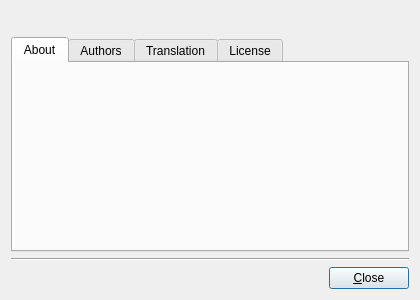
<?xml version="1.0" encoding="UTF-8"?>
<ui version="4.0">
 <class>AboutDlgBase</class>
 <widget class="QDialog" name="AboutDlgBase">
  <property name="geometry">
   <rect>
    <x>0</x>
    <y>0</y>
    <width>420</width>
    <height>300</height>
   </rect>
  </property>
  <property name="sizePolicy">
   <sizepolicy hsizetype="Preferred" vsizetype="Preferred">
    <horstretch>0</horstretch>
    <verstretch>0</verstretch>
   </sizepolicy>
  </property>
  <property name="windowTitle">
   <string>About Sim-IM</string>
  </property>
  <layout class="QGridLayout">
   <property name="margin">
    <number>11</number>
   </property>
   <item row="1" column="0" colspan="2">
    <widget class="QTabWidget" name="tabMain">
     <widget class="QWidget" name="tab">
      <attribute name="title">
       <string>About</string>
      </attribute>
      <layout class="QVBoxLayout">
       <property name="margin">
        <number>11</number>
       </property>
       <item>
        <widget class="TextShow" name="txtAbout" native="true"/>
       </item>
      </layout>
     </widget>
     <widget class="QWidget" name="tab">
      <attribute name="title">
       <string>Authors</string>
      </attribute>
      <layout class="QVBoxLayout">
       <property name="margin">
        <number>11</number>
       </property>
       <item>
        <widget class="TextShow" name="txtAuthors" native="true">
         <property name="sizePolicy">
          <sizepolicy hsizetype="Expanding" vsizetype="Expanding">
           <horstretch>0</horstretch>
           <verstretch>0</verstretch>
          </sizepolicy>
         </property>
        </widget>
       </item>
      </layout>
     </widget>
     <widget class="QWidget" name="tabTranslation">
      <attribute name="title">
       <string>Translation</string>
      </attribute>
      <layout class="QVBoxLayout">
       <property name="margin">
        <number>11</number>
       </property>
       <item>
        <widget class="TextShow" name="txtTranslations" native="true"/>
       </item>
      </layout>
     </widget>
     <widget class="QWidget" name="tab">
      <attribute name="title">
       <string>License</string>
      </attribute>
      <layout class="QVBoxLayout">
       <property name="margin">
        <number>11</number>
       </property>
       <item>
        <widget class="TextShow" name="txtLicence" native="true"/>
       </item>
      </layout>
     </widget>
    </widget>
   </item>
   <item row="2" column="0" colspan="2">
    <widget class="Line" name="Line2">
     <property name="frameShape">
      <enum>QFrame::HLine</enum>
     </property>
     <property name="frameShadow">
      <enum>QFrame::Sunken</enum>
     </property>
    </widget>
   </item>
   <item row="3" column="0" colspan="2">
    <layout class="QHBoxLayout">
     <item>
      <spacer name="Spacer2">
       <property name="orientation">
        <enum>Qt::Horizontal</enum>
       </property>
       <property name="sizeType">
        <enum>QSizePolicy::Expanding</enum>
       </property>
       <property name="sizeHint" stdset="0">
        <size>
         <width>20</width>
         <height>20</height>
        </size>
       </property>
      </spacer>
     </item>
     <item>
      <widget class="QPushButton" name="btnOK">
       <property name="text">
        <string>&amp;Close</string>
       </property>
      </widget>
     </item>
    </layout>
   </item>
   <item row="0" column="0">
    <widget class="QLabel" name="lblIcon">
     <property name="text">
      <string/>
     </property>
     <property name="alignment">
      <set>Qt::AlignCenter</set>
     </property>
     <property name="wordWrap">
      <bool>false</bool>
     </property>
    </widget>
   </item>
   <item row="0" column="1">
    <widget class="QLineEdit" name="edtVersion">
     <property name="palette">
      <palette>
       <active>
        <colorrole role="Base">
         <brush brushstyle="SolidPattern">
          <color alpha="0">
           <red>255</red>
           <green>255</green>
           <blue>255</blue>
          </color>
         </brush>
        </colorrole>
       </active>
       <inactive>
        <colorrole role="Base">
         <brush brushstyle="SolidPattern">
          <color alpha="0">
           <red>255</red>
           <green>255</green>
           <blue>255</blue>
          </color>
         </brush>
        </colorrole>
       </inactive>
       <disabled>
        <colorrole role="Base">
         <brush brushstyle="SolidPattern">
          <color alpha="255">
           <red>212</red>
           <green>208</green>
           <blue>200</blue>
          </color>
         </brush>
        </colorrole>
       </disabled>
      </palette>
     </property>
     <property name="frame">
      <bool>false</bool>
     </property>
    </widget>
   </item>
  </layout>
 </widget>
 <customwidgets>
  <customwidget>
   <class>TextShow</class>
   <extends>QWidget</extends>
   <header>simgui/textshow.h</header>
  </customwidget>
 </customwidgets>
 <resources/>
 <connections/>
</ui>
